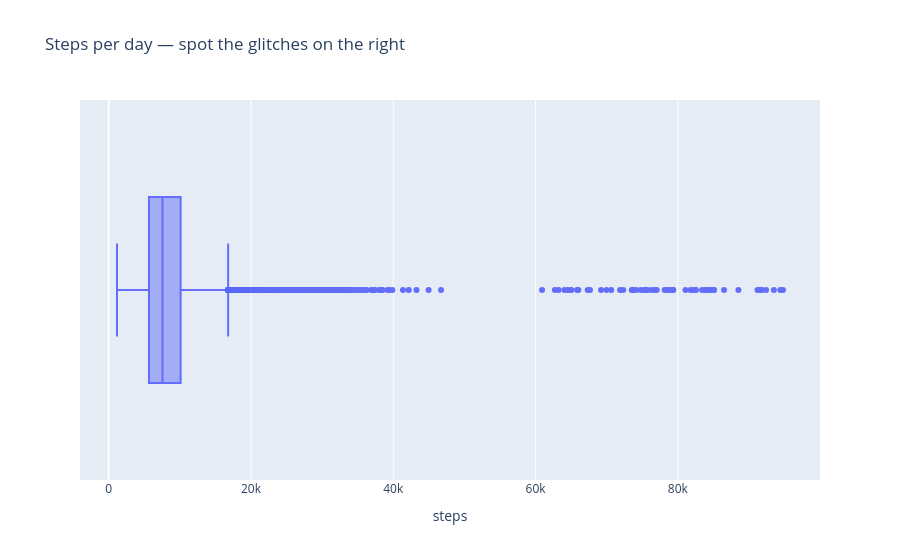

The code cell stored with this chart in its notebook:
### Markdown cell above
💡 **Insight:** missing HRV is *not random* — it comes from one device. Good to know before averaging HRV per device!

Now the outliers. A **box plot** shows them instantly as isolated points.

### Code cell
px.box(df, x="steps", title="Steps per day — spot the glitches on the right")

### Figure 1 — Plotly figure (JSON) as saved in the notebook; plotly's stock layout.template omitted (floating-point values rounded to 4 significant figures; data arrays with more than 128 entries replaced by an {"elided": "..."} marker saying what was removed)
{"data": [{"alignmentgroup": "True", "hovertemplate": "steps=%{x}<extra></extra>", "legendgroup": "", "marker": {"color": "#636efa"}, "name": "", "notched": false, "offsetgroup": "", "orientation": "h", "showlegend": false, "type": "box", "x": {"elided": "91250 int values"}, "x0": " ", "xaxis": "x", "y0": " ", "yaxis": "y"}], "layout": {"boxmode": "group", "legend": {"tracegroupgap": 0}, "title": {"text": "Steps per day — spot the glitches on the right"}, "xaxis": {"anchor": "y", "domain": [0, 1], "title": {"text": "steps"}}, "yaxis": {"anchor": "x", "domain": [0, 1]}}}
